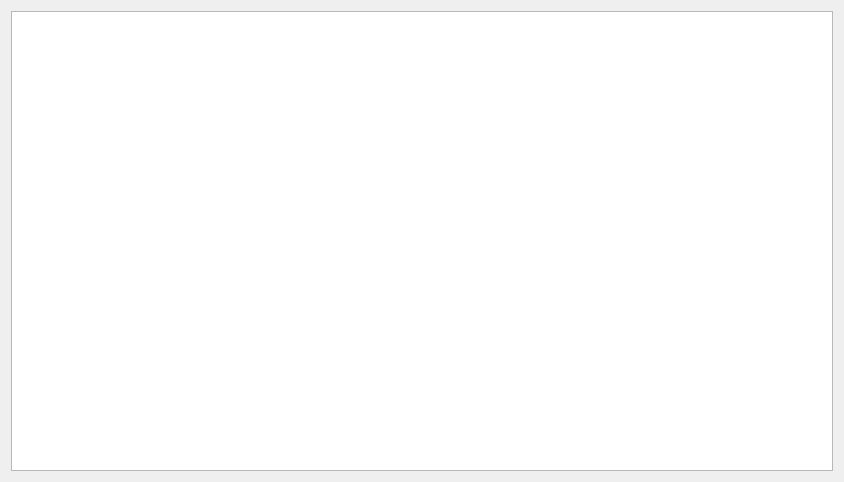
<?xml version="1.0" encoding="UTF-8"?>
<ui version="4.0">
 <class>Widget</class>
 <widget class="QWidget" name="Widget">
  <property name="geometry">
   <rect>
    <x>0</x>
    <y>0</y>
    <width>844</width>
    <height>482</height>
   </rect>
  </property>
  <property name="windowTitle">
   <string>Widget</string>
  </property>
  <layout class="QGridLayout" name="gridLayout">
   <item row="0" column="0">
    <widget class="QTableView" name="tableView"/>
   </item>
  </layout>
 </widget>
 <layoutdefault spacing="6" margin="11"/>
 <resources/>
 <connections/>
</ui>
